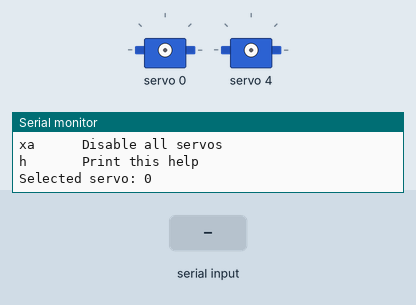
Recording of a sketch running on a simulated ESP32. Shown: 2 × servo, the last lines printed to the serial monitor. The test bench sets the inputs (shaded band).

Above: at 1.7 s.
1.8 s: "0\n" received over Serial
3.3 s: "90\n" received over Serial
At 3.76 s:
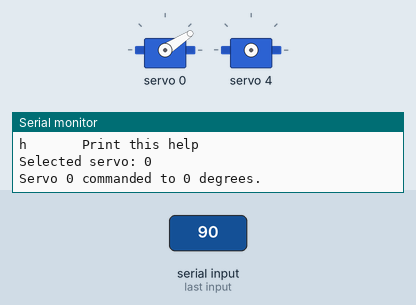
At 5.7 s:
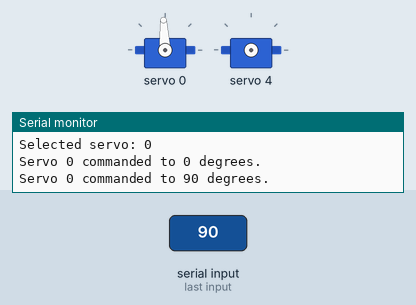
6.3 s: "s 4\n" received over Serial
7.8 s: "5\n" received over Serial
9.3 s: "s\n" received over Serial
10.8 s: "s \n" received over Serial
Timing chart, 0 to 13.3 s (numbered marks = the images above; inputs shaded):
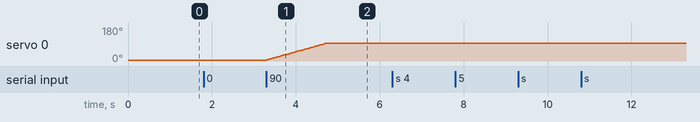

The sketch:

servo-select-angle-config.ino
```cpp
#include <Arduino.h>
#include <Wire.h>
#include <Adafruit_PWMServoDriver.h>

constexpr int SDA_PIN = 22;
constexpr int SCL_PIN = 23;

constexpr uint8_t PCA_ADDRESS = 0x40;
constexpr uint8_t SERVO_COUNT = 10;

constexpr uint16_t SERVO_MIN_US = 600;
constexpr uint16_t SERVO_MAX_US = 2400;
constexpr uint16_t SERVO_FREQUENCY_HZ = 50;

constexpr int MOVE_STEP_DEGREES = 1;
constexpr int MOVE_STEP_DELAY_MS = 15;

Adafruit_PWMServoDriver pwm(PCA_ADDRESS, Wire);

int selectedServo = 0;
int commandedAngle[SERVO_COUNT];
bool waitingForServoNumber = false;

String inputLine;

uint16_t angleToTicks(int angle) {
  const uint16_t pulseUs = map(
    angle,
    0,
    180,
    SERVO_MIN_US,
    SERVO_MAX_US
  );

  // One 50 Hz period is 20,000 microseconds.
  return static_cast<uint32_t>(pulseUs) * 4096UL / 20000UL;
}

void writeServoAngle(uint8_t servo, int angle) {
  pwm.setPWM(servo, 0, angleToTicks(angle));
}

void moveServo(uint8_t servo, int targetAngle) {
  targetAngle = constrain(targetAngle, 0, 180);

  // The first command moves directly because the previous position is unknown.
  if (commandedAngle[servo] < 0) {
    writeServoAngle(servo, targetAngle);
    commandedAngle[servo] = targetAngle;

    Serial.printf(
      "Servo %u commanded to %d degrees.\n",
      servo,
      targetAngle
    );

    return;
  }

  int currentAngle = commandedAngle[servo];

  while (currentAngle != targetAngle) {
    if (currentAngle < targetAngle) {
      currentAngle += MOVE_STEP_DEGREES;

      if (currentAngle > targetAngle) {
        currentAngle = targetAngle;
      }
    } else {
      currentAngle -= MOVE_STEP_DEGREES;

      if (currentAngle < targetAngle) {
        currentAngle = targetAngle;
      }
    }

    writeServoAngle(servo, currentAngle);
    delay(MOVE_STEP_DELAY_MS);
  }

  commandedAngle[servo] = targetAngle;

  Serial.printf(
    "Servo %u commanded to %d degrees.\n",
    servo,
    targetAngle
  );
}

void disableServo(uint8_t servo) {
  pwm.setPin(servo, 0);
  commandedAngle[servo] = -1;

  Serial.printf("Servo %u disabled.\n", servo);
}

void disableAllServos() {
  for (uint8_t servo = 0; servo < SERVO_COUNT; servo++) {
    pwm.setPin(servo, 0);
    commandedAngle[servo] = -1;
  }

  Serial.println("All servos disabled.");
}

void printPose() {
  Serial.println();
  Serial.println("CURRENT COMMANDED POSE");

  for (uint8_t servo = 0; servo < SERVO_COUNT; servo++) {
    Serial.printf("Servo %u: ", servo);

    if (commandedAngle[servo] < 0) {
      Serial.println("not commanded");
    } else {
      Serial.printf("%d degrees\n", commandedAngle[servo]);
    }
  }

  Serial.println();
  Serial.print("Copyable array: {");

  for (uint8_t servo = 0; servo < SERVO_COUNT; servo++) {
    if (commandedAngle[servo] < 0) {
      Serial.print("-1");
    } else {
      Serial.print(commandedAngle[servo]);
    }

    if (servo < SERVO_COUNT - 1) {
      Serial.print(", ");
    }
  }

  Serial.println("}");
}

void printHelp() {
  Serial.println();
  Serial.println("COMMANDS");
  Serial.println("s       Select a servo");
  Serial.println("0-9     Servo number after s");
  Serial.println("0-180   Move the selected servo");
  Serial.println("p       Print all commanded angles");
  Serial.println("x       Disable the selected servo");
  Serial.println("xa      Disable all servos");
  Serial.println("h       Print this help");
  Serial.println();
  Serial.printf("Selected servo: %d\n", selectedServo);
}

bool parseInteger(const String& text, int& result) {
  if (text.length() == 0) {
    return false;
  }

  char* endPointer = nullptr;
  const long value = strtol(text.c_str(), &endPointer, 10);

  if (*endPointer != '\0') {
    return false;
  }

  result = static_cast<int>(value);
  return true;
}

void processCommand(String command) {
  command.trim();
  command.toLowerCase();

  if (command.length() == 0) {
    return;
  }

  if (waitingForServoNumber) {
    int servoNumber;

    if (!parseInteger(command, servoNumber) ||
        servoNumber < 0 ||
        servoNumber >= SERVO_COUNT) {
      Serial.println("Enter a servo number from 0 to 9.");
      return;
    }

    selectedServo = servoNumber;
    waitingForServoNumber = false;

    Serial.printf("Selected servo %d.\n", selectedServo);
    Serial.println("Enter an angle from 0 to 180.");
    return;
  }

  if (command == "s") {
    waitingForServoNumber = true;
    Serial.println("Enter servo number 0 to 9.");
    return;
  }

  // Also accepts commands such as "s 4".
  if (command.startsWith("s ")) {
    String servoText = command.substring(2);
    servoText.trim();

    int servoNumber;

    if (!parseInteger(servoText, servoNumber) ||
        servoNumber < 0 ||
        servoNumber >= SERVO_COUNT) {
      Serial.println("Servo number must be from 0 to 9.");
      return;
    }

    selectedServo = servoNumber;
    Serial.printf("Selected servo %d.\n", selectedServo);
    return;
  }

  if (command == "p") {
    printPose();
    return;
  }

  if (command == "x") {
    disableServo(selectedServo);
    return;
  }

  if (command == "xa") {
    disableAllServos();
    return;
  }

  if (command == "h") {
    printHelp();
    return;
  }

  int angle;

  if (!parseInteger(command, angle) || angle < 0 || angle > 180) {
    Serial.println("Enter an angle from 0 to 180, or enter h.");
    return;
  }

  moveServo(selectedServo, angle);
}

void setup() {
  Serial.begin(115200);
  delay(500);

  for (uint8_t servo = 0; servo < SERVO_COUNT; servo++) {
    commandedAngle[servo] = -1;
  }

  if (!Wire.begin(SDA_PIN, SCL_PIN, 400000)) {
    Serial.println("ERROR: Could not start I2C.");
    while (true) {
      delay(1000);
    }
  }

  if (!pwm.begin()) {
    Serial.println("ERROR: PCA9685 not found.");
    while (true) {
      delay(1000);
    }
  }

  pwm.setPWMFreq(SERVO_FREQUENCY_HZ);
  delay(20);

  disableAllServos();

  Serial.println("Servo debugger ready.");
  printHelp();
}

void loop() {
  while (Serial.available() > 0) {
    const char character = Serial.read();

    if (character == '\n' || character == '\r') {
      if (inputLine.length() > 0) {
        processCommand(inputLine);
        inputLine = "";
      }
    } else {
      inputLine += character;

      if (inputLine.length() > 32) {
        inputLine = "";
        Serial.println("Input too long.");
      }
    }
  }
}
```

Measured:
- after the input at 3.3 s, servo 0: moves from 5° to 93° over 1.4 s, starting at once
